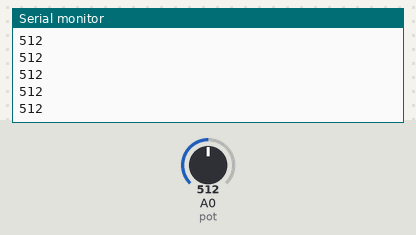
This sketch was run on a simulated Arduino Uno, built with avr-gcc and run on an emulated ATmega328P. Parts: the last lines printed to the serial monitor. The test bench sets the inputs (shaded band); at power-on: A0 (pot) = 512.

Above: at 1.2 s.
1.3 s: A0 (pot) set to 716
At 1.31 s:
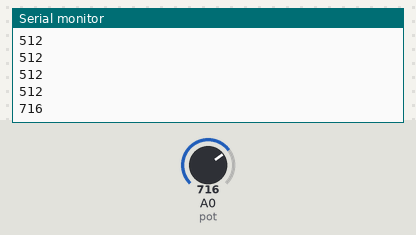
2.8 s: A0 (pot) set to 900
At 2.81 s:
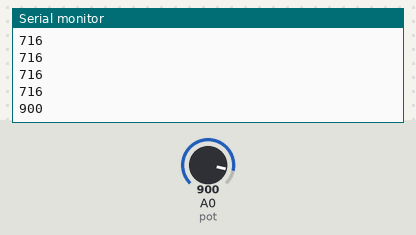
Timing chart, 0 to 5.8 s (numbered marks = the images above; inputs shaded):
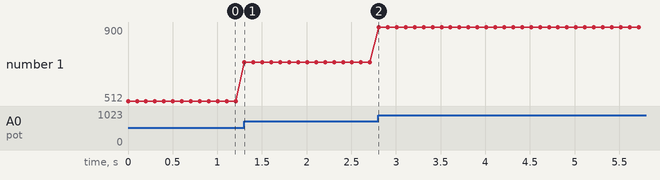

The sketch:

potansiyometre.ino
```cpp
/*
Topic: Arduino Potansiyometre Kullanımı
Author: Furkan Doğan (https://www.youtube.com/channel/UC64VitGjKnw-PFYZjdWSNoQ)
Date: 07.08.2021 20:21
*/

#define pot A0 // potansiyometremizi A0 pinine tanımladık

void setup() {
  // put your setup code here, to run once:
  Serial.begin(9600); // Seri habarleşmeyi başlattık

}

void loop() {
  // put your main code here, to run repeatedly:
  int deger = analogRead(pot); // Potansiyometremizden gelen değer
  Serial.println(deger); // Gelen Değeri ekrana yazdırıyoruz
  delay(100); // 100 milisaniyede bir kodu tekrarla

}
```

Measured:
- after the input at 1.3 s, the serial monitor: prints a new line at once (image 1)
- after the input at 2.8 s, the serial monitor: prints a new line at once (image 2)
- plotted number 1: 512 → 716 after the input at 1.3 s, 716 → 900 after the input at 2.8 s
